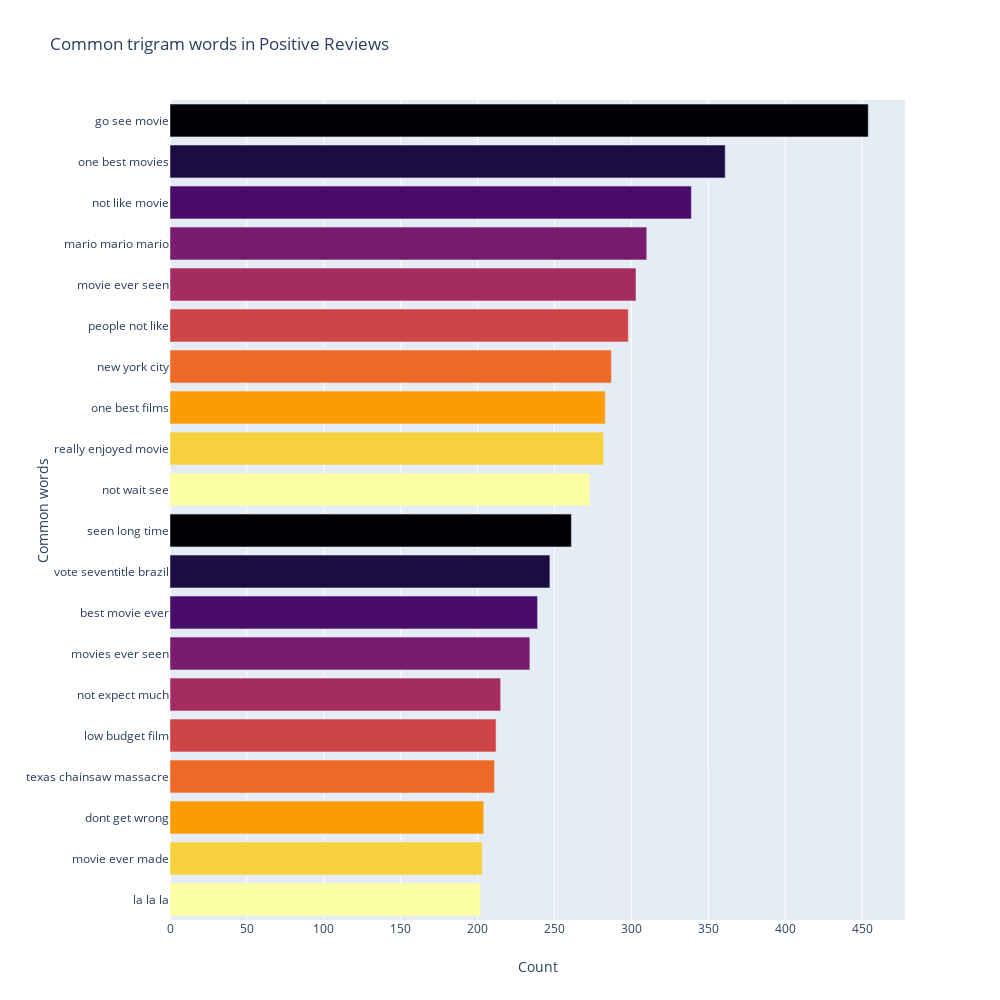

The cell this chart's notebook holds for it:
### Markdown cell above
![image-3.png](attachment:image-3.png)

### Code cell
most_common_word = get_top_text(df.Reviews_clean[df['Ratings'] >= 7], 20, 3)
most_common_word = dict(most_common_word)

temp = pd.DataFrame(columns=['Common_words', 'Count'])
temp['Common_words'] = list(most_common_word.keys())
temp['Count'] = list(most_common_word.values())

fig = px.bar(temp, x='Count', y='Common_words', title='Common trigram words in Positive Reviews', orientation='h',
             width=1000, height=1000, color = 'Common_words', labels = {'Common_words': 'Common words'}, color_discrete_sequence=px.colors.sequential.Inferno)

fig.update_layout(showlegend=False)
fig.show()

### Figure 1 — Plotly figure (JSON) as saved in the notebook; plotly's stock layout.template omitted (floating-point values rounded to 4 significant figures)
{"data": [{"alignmentgroup": "True", "hoverlabel": {"namelength": 0}, "hovertemplate": "Common words=%{y}<br>Count=%{x}", "legendgroup": "Common words=go see movie", "marker": {"color": "#000004"}, "name": "Common words=go see movie", "offsetgroup": "Common words=go see movie", "orientation": "h", "showlegend": true, "textposition": "auto", "type": "bar", "x": [454], "xaxis": "x", "y": ["go see movie"], "yaxis": "y"}, {"alignmentgroup": "True", "hoverlabel": {"namelength": 0}, "hovertemplate": "Common words=%{y}<br>Count=%{x}", "legendgroup": "Common words=one best movies", "marker": {"color": "#1b0c41"}, "name": "Common words=one best movies", "offsetgroup": "Common words=one best movies", "orientation": "h", "showlegend": true, "textposition": "auto", "type": "bar", "x": [361], "xaxis": "x", "y": ["one best movies"], "yaxis": "y"}, {"alignmentgroup": "True", "hoverlabel": {"namelength": 0}, "hovertemplate": "Common words=%{y}<br>Count=%{x}", "legendgroup": "Common words=not like movie", "marker": {"color": "#4a0c6b"}, "name": "Common words=not like movie", "offsetgroup": "Common words=not like movie", "orientation": "h", "showlegend": true, "textposition": "auto", "type": "bar", "x": [339], "xaxis": "x", "y": ["not like movie"], "yaxis": "y"}, {"alignmentgroup": "True", "hoverlabel": {"namelength": 0}, "hovertemplate": "Common words=%{y}<br>Count=%{x}", "legendgroup": "Common words=mario mario mario", "marker": {"color": "#781c6d"}, "name": "Common words=mario mario mario", "offsetgroup": "Common words=mario mario mario", "orientation": "h", "showlegend": true, "textposition": "auto", "type": "bar", "x": [310], "xaxis": "x", "y": ["mario mario mario"], "yaxis": "y"}, {"alignmentgroup": "True", "hoverlabel": {"namelength": 0}, "hovertemplate": "Common words=%{y}<br>Count=%{x}", "legendgroup": "Common words=movie ever seen", "marker": {"color": "#a52c60"}, "name": "Common words=movie ever seen", "offsetgroup": "Common words=movie ever seen", "orientation": "h", "showlegend": true, "textposition": "auto", "type": "bar", "x": [303], "xaxis": "x", "y": ["movie ever seen"], "yaxis": "y"}, {"alignmentgroup": "True", "hoverlabel": {"namelength": 0}, "hovertemplate": "Common words=%{y}<br>Count=%{x}", "legendgroup": "Common words=people not like", "marker": {"color": "#cf4446"}, "name": "Common words=people not like", "offsetgroup": "Common words=people not like", "orientation": "h", "showlegend": true, "textposition": "auto", "type": "bar", "x": [298], "xaxis": "x", "y": ["people not like"], "yaxis": "y"}, {"alignmentgroup": "True", "hoverlabel": {"namelength": 0}, "hovertemplate": "Common words=%{y}<br>Count=%{x}", "legendgroup": "Common words=new york city", "marker": {"color": "#ed6925"}, "name": "Common words=new york city", "offsetgroup": "Common words=new york city", "orientation": "h", "showlegend": true, "textposition": "auto", "type": "bar", "x": [287], "xaxis": "x", "y": ["new york city"], "yaxis": "y"}, {"alignmentgroup": "True", "hoverlabel": {"namelength": 0}, "hovertemplate": "Common words=%{y}<br>Count=%{x}", "legendgroup": "Common words=one best films", "marker": {"color": "#fb9b06"}, "name": "Common words=one best films", "offsetgroup": "Common words=one best films", "orientation": "h", "showlegend": true, "textposition": "auto", "type": "bar", "x": [283], "xaxis": "x", "y": ["one best films"], "yaxis": "y"}, {"alignmentgroup": "True", "hoverlabel": {"namelength": 0}, "hovertemplate": "Common words=%{y}<br>Count=%{x}", "legendgroup": "Common words=really enjoyed movie", "marker": {"color": "#f7d13d"}, "name": "Common words=really enjoyed movie", "offsetgroup": "Common words=really enjoyed movie", "orientation": "h", "showlegend": true, "textposition": "auto", "type": "bar", "x": [282], "xaxis": "x", "y": ["really enjoyed movie"], "yaxis": "y"}, {"alignmentgroup": "True", "hoverlabel": {"namelength": 0}, "hovertemplate": "Common words=%{y}<br>Count=%{x}", "legendgroup": "Common words=not wait see", "marker": {"color": "#fcffa4"}, "name": "Common words=not wait see", "offsetgroup": "Common words=not wait see", "orientation": "h", "showlegend": true, "textposition": "auto", "type": "bar", "x": [273], "xaxis": "x", "y": ["not wait see"], "yaxis": "y"}, {"alignmentgroup": "True", "hoverlabel": {"namelength": 0}, "hovertemplate": "Common words=%{y}<br>Count=%{x}", "legendgroup": "Common words=seen long time", "marker": {"color": "#000004"}, "name": "Common words=seen long time", "offsetgroup": "Common words=seen long time", "orientation": "h", "showlegend": true, "textposition": "auto", "type": "bar", "x": [261], "xaxis": "x", "y": ["seen long time"], "yaxis": "y"}, {"alignmentgroup": "True", "hoverlabel": {"namelength": 0}, "hovertemplate": "Common words=%{y}<br>Count=%{x}", "legendgroup": "Common words=vote seventitle brazil", "marker": {"color": "#1b0c41"}, "name": "Common words=vote seventitle brazil", "offsetgroup": "Common words=vote seventitle brazil", "orientation": "h", "showlegend": true, "textposition": "auto", "type": "bar", "x": [247], "xaxis": "x", "y": ["vote seventitle brazil"], "yaxis": "y"}, {"alignmentgroup": "True", "hoverlabel": {"namelength": 0}, "hovertemplate": "Common words=%{y}<br>Count=%{x}", "legendgroup": "Common words=best movie ever", "marker": {"color": "#4a0c6b"}, "name": "Common words=best movie ever", "offsetgroup": "Common words=best movie ever", "orientation": "h", "showlegend": true, "textposition": "auto", "type": "bar", "x": [239], "xaxis": "x", "y": ["best movie ever"], "yaxis": "y"}, {"alignmentgroup": "True", "hoverlabel": {"namelength": 0}, "hovertemplate": "Common words=%{y}<br>Count=%{x}", "legendgroup": "Common words=movies ever seen", "marker": {"color": "#781c6d"}, "name": "Common words=movies ever seen", "offsetgroup": "Common words=movies ever seen", "orientation": "h", "showlegend": true, "textposition": "auto", "type": "bar", "x": [234], "xaxis": "x", "y": ["movies ever seen"], "yaxis": "y"}, {"alignmentgroup": "True", "hoverlabel": {"namelength": 0}, "hovertemplate": "Common words=%{y}<br>Count=%{x}", "legendgroup": "Common words=not expect much", "marker": {"color": "#a52c60"}, "name": "Common words=not expect much", "offsetgroup": "Common words=not expect much", "orientation": "h", "showlegend": true, "textposition": "auto", "type": "bar", "x": [215], "xaxis": "x", "y": ["not expect much"], "yaxis": "y"}, {"alignmentgroup": "True", "hoverlabel": {"namelength": 0}, "hovertemplate": "Common words=%{y}<br>Count=%{x}", "legendgroup": "Common words=low budget film", "marker": {"color": "#cf4446"}, "name": "Common words=low budget film", "offsetgroup": "Common words=low budget film", "orientation": "h", "showlegend": true, "textposition": "auto", "type": "bar", "x": [212], "xaxis": "x", "y": ["low budget film"], "yaxis": "y"}, {"alignmentgroup": "True", "hoverlabel": {"namelength": 0}, "hovertemplate": "Common words=%{y}<br>Count=%{x}", "legendgroup": "Common words=texas chainsaw massacre", "marker": {"color": "#ed6925"}, "name": "Common words=texas chainsaw massacre", "offsetgroup": "Common words=texas chainsaw massacre", "orientation": "h", "showlegend": true, "textposition": "auto", "type": "bar", "x": [211], "xaxis": "x", "y": ["texas chainsaw massacre"], "yaxis": "y"}, {"alignmentgroup": "True", "hoverlabel": {"namelength": 0}, "hovertemplate": "Common words=%{y}<br>Count=%{x}", "legendgroup": "Common words=dont get wrong", "marker": {"color": "#fb9b06"}, "name": "Common words=dont get wrong", "offsetgroup": "Common words=dont get wrong", "orientation": "h", "showlegend": true, "textposition": "auto", "type": "bar", "x": [204], "xaxis": "x", "y": ["dont get wrong"], "yaxis": "y"}, {"alignmentgroup": "True", "hoverlabel": {"namelength": 0}, "hovertemplate": "Common words=%{y}<br>Count=%{x}", "legendgroup": "Common words=movie ever made", "marker": {"color": "#f7d13d"}, "name": "Common words=movie ever made", "offsetgroup": "Common words=movie ever made", "orientation": "h", "showlegend": true, "textposition": "auto", "type": "bar", "x": [203], "xaxis": "x", "y": ["movie ever made"], "yaxis": "y"}, {"alignmentgroup": "True", "hoverlabel": {"namelength": 0}, "hovertemplate": "Common words=%{y}<br>Count=%{x}", "legendgroup": "Common words=la la la", "marker": {"color": "#fcffa4"}, "name": "Common words=la la la", "offsetgroup": "Common words=la la la", "orientation": "h", "showlegend": true, "textposition": "auto", "type": "bar", "x": [202], "xaxis": "x", "y": ["la la la"], "yaxis": "y"}], "layout": {"barmode": "relative", "height": 1000, "legend": {"tracegroupgap": 0}, "showlegend": false, "title": {"text": "Common trigram words in Positive Reviews"}, "width": 1000, "xaxis": {"anchor": "y", "domain": [0, 0.98], "title": {"text": "Count"}}, "yaxis": {"anchor": "x", "categoryarray": ["la la la", "movie ever made", "dont get wrong", "texas chainsaw massacre", "low budget film", "not expect much", "movies ever seen", "best movie ever", "vote seventitle brazil", "seen long time", "not wait see", "really enjoyed movie", "one best films", "new york city", "people not like", "movie ever seen", "mario mario mario", "not like movie", "one best movies", "go see movie"], "categoryorder": "array", "domain": [0, 1], "title": {"text": "Common words"}}}}
